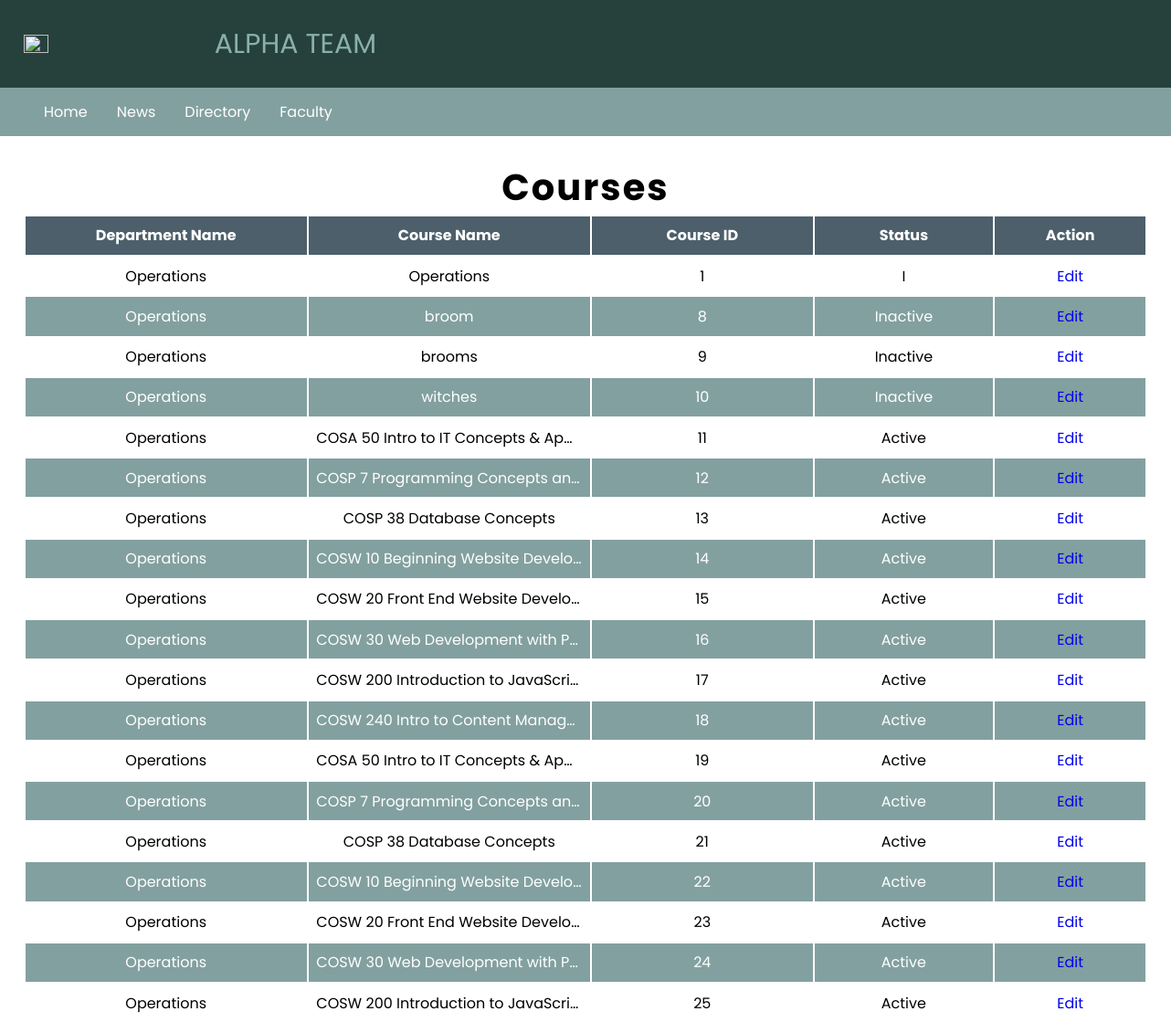
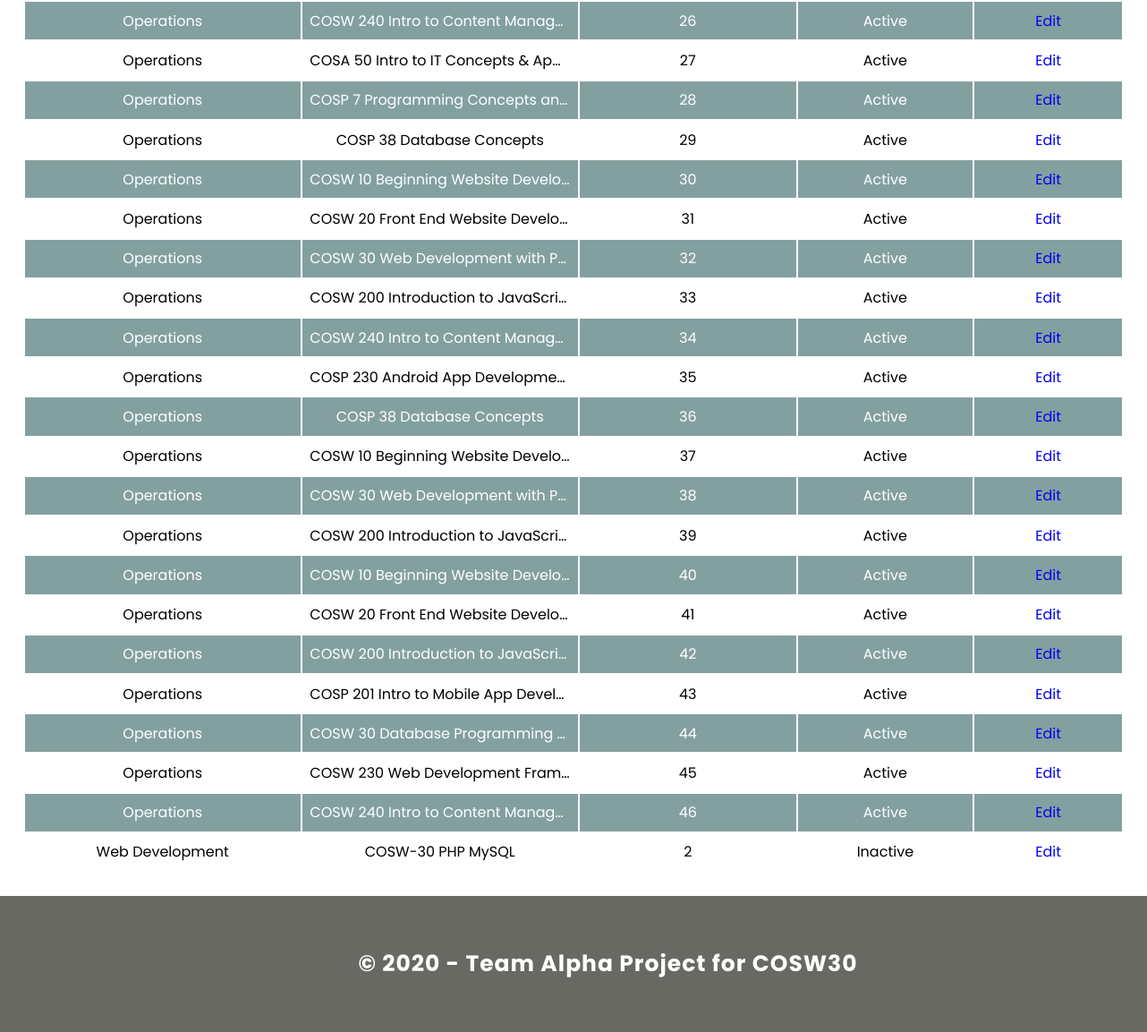
Screenshot of /faculty-courses.php with the database file from the repository (2 pictures, top to bottom).
### tables this page shows
CREATE TABLE `COURSES` (
  `department_id` int(11) NOT NULL,
  `user_id` int(11) DEFAULT NULL,
  `course_name` varchar(80) NOT NULL,
  `course_units` int(11) NOT NULL,
  `course_id` int(11) NOT NULL,
  `status` varchar(15) NOT NULL DEFAULT 'Active'
);

CREATE TABLE `DEPARTMENTS` (
  `department_id` int(11) NOT NULL,
  `department_name` varchar(30) NOT NULL,
  `degree_certificate` varchar(55) NOT NULL,
  `user_id` int(11) NOT NULL,
  `status` varchar(15) NOT NULL DEFAULT 'Active'
);

### faculty-courses.php (the view, shortened to what this page needs)
<?php
include 'faculty-header.php';
?>
<main>
<?php
require('mysqli_connect.php');
echo "<h1>Courses</h1>";
$query="select DEPARTMENTS.department_name as 'Department', COURSES.course_name as 'Course', COURSES.course_id as 'Course ID', COURSES.status as 'Status'
from COURSES
left join DEPARTMENTS
on COURSES.department_id = DEPARTMENTS.department_id
ORDER BY department_name";
$result = mysqli_query($connection,$query);
echo "<div>";
echo "<table><thead><td>Department Name</td><td>Course Name</td><td>Course ID </td><td>Status</td><td>Action</td></thead>";
while ($row = mysqli_fetch_assoc($result)) {
echo "<tr>
<td>" . $row['Department'] . "</td>
<td>" .$row['Course'] . "</td>
<td>" .$row['Course ID'] . "</td>
<td>" . $row['Status'] . "</td>
<td>" ."<a href='courses-edit.php?id=". $row['Course ID'] .
"'>Edit</a></td></tr>" ;
}
echo "</table>";
echo "</div>";
?>
</main>
<?php
include 'faculty-footer.php';
?>

### faculty-header.php (shortened to what this page needs)
<header>
  <a class="site_logo" href="index.php">
  <img class="site_logo_lbc" src="https://i.postimg.cc/9fn4FY5L/final-logo.png"/>
  <link rel="stylesheet" href="assets-user.css">
  <span class="site_name"> Alpha Team </span>
</header>
<div class="navbar">
  <a href="faculty.php">Home</a>
  <a href="student-news.php">News</a>
  <a href="student-directory.php">Directory</a>
  <div class="dropdown">
    <button class="dropbtn">Faculty
    </button>
  </div>
</div>

### faculty-footer.php
<footer>
        <article>
            <p class="copyright">&copy; <?php echo date(Y) ?> - Team Alpha Project for COSW30</p>
            <?php print_r($_SESSION); ?>
        </article>
    </footer>
</body>
</html>

### assets-user.css (style rules this page uses)
* { padding: 0px; margin: 0px; font-family: 'Poppins', serif; }
header { padding: 2%; background-color: #26413c; }
.site_logo_lbc { width: 15%; }
.site_logo { display: flex; align-items: center; text-decoration: none; }
.site_name { color: #8AB0AB; text-transform: uppercase; font-size: 30px; margin-left: 2%; }
.navbar { overflow: hidden; background-color: #83A0A0; }
.navbar a { float: left; font-size: 16px; color: white; text-align: center; padding: 14px 16px; text-decoration: none; }
.dropdown { float: left; overflow: hidden; }
.dropdown .dropbtn { border-radius:0; font-size: 16px; border: none; outline: none; color: white; padding: 14px 16px; background-color: inherit; font-family: inherit; margin: 0; }
main { margin:2% 2%; }
h1 { text-align:center; font-size:2.5em; letter-spacing: 2; }
table { text-align: center; width: 100%; border:none; }
thead { text-align: center; background-color: #4C5F6B; color: #ffffff; }
tr:nth-child(even) { background-color: #83A0A0; color: #ffffff; }
td { padding: .7%; max-width: 100px; overflow: hidden; text-overflow: ellipsis; white-space: nowrap; }
thead { font-weight: bold; }
p { font-size: 25px; letter-spacing: 1px; font-weight: bolder; line-height: 3; }
a { text-decoration: none; }
button { background-color: #26413C; border: none; border-radius:25px; color: white; padding: 10px 32px; text-align: center; text-decoration: none; display: inline-block; font-size: 18px; }
footer { background-color: #686963; color: #fff; text-align: center; padding:3%; left:0; bottom: 0; width: 100%; }

### rows the page displays
courses: department.department_name "Operations", course_name "Operations", course_id "1", status "I"
courses: department.department_name "Operations", course_name "broom", course_id "8", status "Inactive"
courses: department.department_name "Operations", course_name "brooms", course_id "9", status "Inactive"
courses: department.department_name "Operations", course_name "witches", course_id "10", status "Inactive"
courses: department.department_name "Operations", course_name "COSA 50 Intro to IT Concepts & Ap…", course_id "11", status "Active"
courses: department.department_name "Operations", course_name "COSP 7 Programming Concepts an…", course_id "12", status "Active"
courses: department.department_name "Operations", course_name "COSP 38 Database Concepts", course_id "13", status "Active"
courses: department.department_name "Operations", course_name "COSW 10 Beginning Website Develo…", course_id "14", status "Active"
courses: department.department_name "Operations", course_name "COSW 20 Front End Website Develo…", course_id "15", status "Active"
courses: department.department_name "Operations", course_name "COSW 30 Web Development with P…", course_id "16", status "Active"
courses: department.department_name "Operations", course_name "COSW 200 Introduction to JavaScri…", course_id "17", status "Active"
courses: department.department_name "Operations", course_name "COSW 240 Intro to Content Manag…", course_id "18", status "Active"
courses: department.department_name "Operations", course_name "COSA 50 Intro to IT Concepts & Ap…", course_id "19", status "Active"
courses: department.department_name "Operations", course_name "COSP 7 Programming Concepts an…", course_id "20", status "Active"
courses: department.department_name "Operations", course_name "COSP 38 Database Concepts", course_id "21", status "Active"
courses: department.department_name "Operations", course_name "COSW 10 Beginning Website Develo…", course_id "22", status "Active"
courses: department.department_name "Operations", course_name "COSW 20 Front End Website Develo…", course_id "23", status "Active"
courses: department.department_name "Operations", course_name "COSW 30 Web Development with P…", course_id "24", status "Active"
courses: department.department_name "Operations", course_name "COSW 200 Introduction to JavaScri…", course_id "25", status "Active"
courses: department.department_name "Operations", course_name "COSW 240 Intro to Content Manag…", course_id "26", status "Active"
courses: department.department_name "Operations", course_name "COSA 50 Intro to IT Concepts & Ap…", course_id "27", status "Active"
courses: department.department_name "Operations", course_name "COSP 7 Programming Concepts an…", course_id "28", status "Active"
courses: department.department_name "Operations", course_name "COSP 38 Database Concepts", course_id "29", status "Active"
courses: department.department_name "Operations", course_name "COSW 10 Beginning Website Develo…", course_id "30", status "Active"
courses: department.department_name "Operations", course_name "COSW 20 Front End Website Develo…", course_id "31", status "Active"
courses: department.department_name "Operations", course_name "COSW 30 Web Development with P…", course_id "32", status "Active"
courses: department.department_name "Operations", course_name "COSW 200 Introduction to JavaScri…", course_id "33", status "Active"
courses: department.department_name "Operations", course_name "COSW 240 Intro to Content Manag…", course_id "34", status "Active"
courses: department.department_name "Operations", course_name "COSP 230 Android App Developme…", course_id "35", status "Active"
courses: department.department_name "Operations", course_name "COSP 38 Database Concepts", course_id "36", status "Active"
courses: department.department_name "Operations", course_name "COSW 10 Beginning Website Develo…", course_id "37", status "Active"
courses: department.department_name "Operations", course_name "COSW 30 Web Development with P…", course_id "38", status "Active"
courses: department.department_name "Operations", course_name "COSW 200 Introduction to JavaScri…", course_id "39", status "Active"
courses: department.department_name "Operations", course_name "COSW 10 Beginning Website Develo…", course_id "40", status "Active"
courses: department.department_name "Operations", course_name "COSW 20 Front End Website Develo…", course_id "41", status "Active"
courses: department.department_name "Operations", course_name "COSW 200 Introduction to JavaScri…", course_id "42", status "Active"
courses: department.department_name "Operations", course_name "COSP 201 Intro to Mobile App Devel…", course_id "43", status "Active"
courses: department.department_name "Operations", course_name "COSW 30 Database Programming…", course_id "44", status "Active"
courses: department.department_name "Operations", course_name "COSW 230 Web Development Fram…", course_id "45", status "Active"
courses: department.department_name "Operations", course_name "COSW 240 Intro to Content Manag…", course_id "46", status "Active"
courses: department.department_name "Web Development", course_name "COSW-30 PHP MySQL", course_id "2", status "Inactive"

### other values shown
date(Y) "2020"
